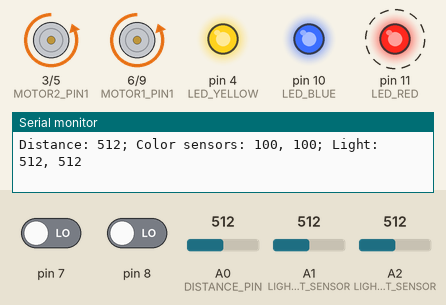
Recording of a sketch running on a simulated Arduino Uno, built with avr-gcc and run on an emulated ATmega328P. On the bench: motor-driver pin pairs drawn as motors (green arrow = first pin HIGH = forward, orange = second pin HIGH = backward, longer = more drive), output pins drawn as LEDs (lit = HIGH), the last lines printed to the serial monitor. Dashed ring = blinking. The test bench sets the inputs (shaded band); at power-on: pin 7 LOW, pin 8 LOW, A0 (DISTANCE_PIN) = 512, A1 (LIGHT_LEFT_SENSOR) = 512, A2 (LIGHT_RIGHT_SENSOR) = 512. Random numbers use the default seed unless the sketch sets one.

Above: at 6.2 s.
6.3 s: pin 7 driven HIGH
At 6.9 s:
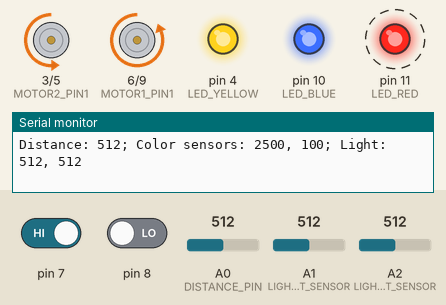
9.3 s: pin 8 driven HIGH
At 10.6 s:
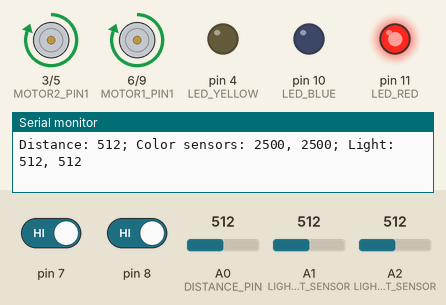
11.3 s: A0 (DISTANCE_PIN) set to 176
13.0 s: A0 (DISTANCE_PIN) set to 160
At 15.3 s:
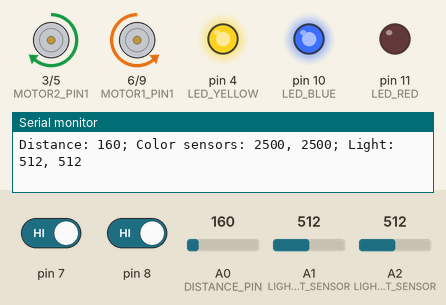
15.6 s: A1 (LIGHT_LEFT_SENSOR) set to 85
18.6 s: A1 (LIGHT_LEFT_SENSOR) set to 73
At 18.83 s:
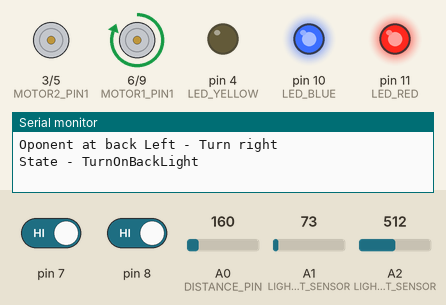
Timing chart, 0 to 22.6 s (numbered marks = the images above; inputs shaded):
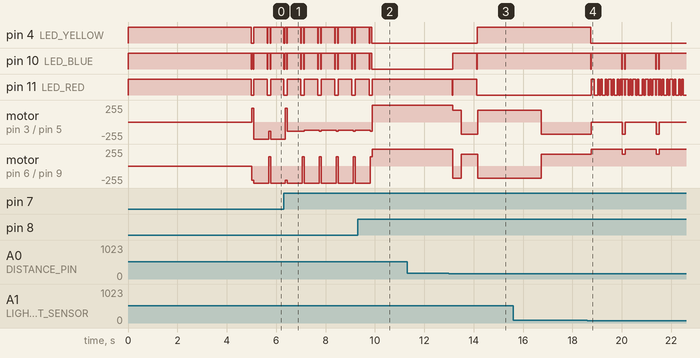

The sketch:

sumo-robot.ino
```cpp
#include <Arduino.h>
#include <FiniteStateMachine.h>
#include <QTRSensors.h>

/*
 *    DEBUGGING helpers. Uncomment to enable their behavior
 */

//#define WITH_DO_NOTHING
//#define NO_WAIT_AT_START
//#define NO_SWITCH_DIRECTION

//#define NO_QUICK_180
//#define NO_GOBACK
#define NO_FORFEIT
//#define NO_MOVING
//#define NO_SWEEP
//#define NO_LIGHT_SENSORS

//#define USE_SMOOTHING

#define LOG_SENSOR_READINGS

#define MAX_SPEED 255
#define ROTATE_SPEED 140
#define CLOSEIN_SPEED 150

#define QUICK_ROTATE_SPEED 210
#define QUICK_ROTATE_TIME 700
#define TURN_180_LIGHT_TIME 1200

#define SWEEP_SPEED 180
#define SWEEP_TIME 300

#define FIGHT_TIME_MILIS 57000 //3 seconds to spare to exit the ring

#define MIN_ATTACK_DISTANCE 300 // inverse proportion
#define MIN_DETECT_DISTANCE 170 // inverse proportion

#define MARGIN_TRESHOLD_L 300 //80 (only white edge)
#define MARGIN_TRESHOLD_R 300 //300 (only white edge)

#define LIGHT_LIMIT_L 80
#define LIGHT_LIMIT_R 80

#define DISTANCE_PIN 0
#define LIGHT_LEFT_SENSOR 1
#define LIGHT_RIGHT_SENSOR 2
#define MOTOR2_PIN1  3
#define MOTOR2_PIN2  5
#define MOTOR1_PIN1  6
#define MOTOR1_PIN2  9

#define NUM_SENSORS   2     // number of sensors used
#define TIMEOUT       2500  // waits for 2500 microseconds for sensor outputs to go low

// sensors are connected to pin 7 digital and 8 digital
QTRSensorsRC qtrrc((unsigned char[]) {
  7, 8
},
NUM_SENSORS, TIMEOUT);

int SpinDirection = 1;
int startedAtMiliseconds;

// Global sensor data

int distance;
unsigned int sensorValues[NUM_SENSORS];
int leftLight;
int rightLight;

#define DISTANCE_SMOOTH_FACTOR 0.75
#define LIGHT_SMOOTH_FACTOR 0.5

int smooth(int data, float filterVal, float smoothedVal);

// Sumo methods forward-declaration
void startMoving(int speedLeft, int speedRight);

// LEDs
#define LED_YELLOW 4
#define LED_BLUE 10
#define LED_RED 11

// FSM Globals

//'callback' is function pointer type, to a void function with one pointer parameter (void func(void*))
typedef void (*callback)(void *);

// when we expect the state to change
unsigned long targetTime = 0;
//what to do when state change should occur
callback pDeferredMethod = NULL;
void *pData = NULL;

// FSM tools Forward-declaration

// Oponent finding states
void startQuick180();
void onQuick180();

void startFindOpponent();
void onFindOponent();

void startSweep();

// Attack & attack preparation states
void startCloseIn();
void onClosingIn();

void startAttack();
void onAttacking();

// Boundaries & special cases
void goBack();
void doNothing();
void forfeit();

// Light-sensor states
void startRamBackwards();
void onRamBackwards();
void start180Turn();
void on180Turn();

bool willSwitchToAttackState();

// State consumption method - just see if we need to move to our new state
void checkTimer();
// Standard deferred action - move to a predetermined state
void timedTransition(void *pData);

void onClosingInExpired(void *pData);

int getBlinkState() { return millis() % 100 < 50 ? HIGH : LOW; }
void clearLEDs() {
  digitalWrite(LED_YELLOW, LOW);
  digitalWrite(LED_BLUE, LOW);
  digitalWrite(LED_RED, LOW);
}

void cleanupTimer() {
  targetTime = 0;
  pDeferredMethod = NULL;
  pData = NULL;

  clearLEDs();
  //Motors don't usually need to be stopped. The next state will issue a new command for them anyway
  //startMoving(0, 0);
}

//initialize states & FSM
State Quick180 = State(startQuick180, onQuick180, cleanupTimer);
State FindOpponent = State(startFindOpponent, onFindOponent, cleanupTimer);
State SweepLeftRight = State(startSweep, onFindOponent, cleanupTimer);

State CloseIn = State(startCloseIn, onClosingIn, cleanupTimer);
State Attack = State(startAttack, onAttacking, cleanupTimer);

State GoBack = State(goBack, checkTimer, cleanupTimer);
State DoNothing = State(doNothing);
State Forfeit = State(forfeit);

State RamBackwards = State(startRamBackwards, onRamBackwards, cleanupTimer);
State TurnOnBackLight = State(start180Turn, on180Turn, cleanupTimer);

#ifdef NO_QUICK_180
  #define START_STATE FindOpponent
#else
  #define START_STATE Quick180
#endif

FSM sumoStateMachine = FSM(START_STATE);

#ifdef NO_SWEEP
  #define LOCK_LOST_STATE FindOpponent
#else
  #define LOCK_LOST_STATE SweepLeftRight
#endif


// FSM state implementation

void scheduleMethodCall(unsigned int timeout, callback method, void *pInitData) {
  targetTime = millis() + timeout;

  pDeferredMethod = method;
  pData = pInitData;
}

void startQuick180() {
  Serial.println("State - Quick180");
  digitalWrite(LED_BLUE, HIGH); //actually will be a blink action

  startMoving(-QUICK_ROTATE_SPEED, QUICK_ROTATE_SPEED);
  //Maybe always switch to FindOponent since we don't really know if he's here or not?
  scheduleMethodCall(QUICK_ROTATE_TIME, timedTransition, &LOCK_LOST_STATE);
}

//Just needed to blink the blue led
void onQuick180() {
  digitalWrite(LED_BLUE, getBlinkState());

  onFindOponent();
}

//callback to reverse the rotation direction
void reverseRotation(void*);

//common implementation for both State init and reverRotation above
void startSpinning() {
   startMoving(-ROTATE_SPEED * SpinDirection, ROTATE_SPEED * SpinDirection);

  //Move differently after a whole rotation
  //TODO: figure out how long it takes to do a full rotation

#ifndef NO_SWITCH_DIRECTION
  scheduleMethodCall(2500, reverseRotation, NULL);
#endif
}

void reverseRotation(void*) {

  SpinDirection = -SpinDirection;
  if (SpinDirection > 0) {
    Serial.println("Reverse spinning - LEFT spin");
  } else {
    Serial.println("Reverse spinning - Right spin");
  }

  startSpinning();
}

void startFindOpponent() {
  Serial.println("State - FindOpponent");
  digitalWrite(LED_YELLOW, HIGH);
  digitalWrite(LED_BLUE, HIGH);

  //Global variable
  SpinDirection = 1; //default - turn to the left (counterclockwise)
  if (random(0, 2) == 0) {
    Serial.println("start find opponent Right state");
    SpinDirection = -1; //right/clockwise
  } else {
    Serial.println("start find opponent Left state");
  }

  startSpinning();
}

void reverseSweep(void *) {

  SpinDirection = -SpinDirection;
  Serial.println("Reverse Sweep - LEFT");

  startMoving(-SWEEP_SPEED * SpinDirection, SWEEP_SPEED * SpinDirection);
  //wait for twice as long so we don't just get back to the origin
  scheduleMethodCall(2*SWEEP_TIME, timedTransition, &FindOpponent);
}

void startSweep() {
  Serial.println("State - Start sweep");
  digitalWrite(LED_RED, HIGH);
  digitalWrite(LED_BLUE, HIGH);

  //start oposite to whatever we were doing before this. Not sure it's helpful
  SpinDirection = -SpinDirection;

  startMoving(-SWEEP_SPEED * SpinDirection, SWEEP_SPEED * SpinDirection);

  scheduleMethodCall(SWEEP_TIME, reverseSweep, NULL);
}

bool willSwitchToAttackState() {
    if (distance >= MIN_ATTACK_DISTANCE) {
    //found the enemy!
    sumoStateMachine.immediateTransitionTo(Attack);
    return true;
  }
  if (distance >= MIN_DETECT_DISTANCE) {
    //found the enemy!
    sumoStateMachine.immediateTransitionTo(CloseIn);
    return true;
  }

  return false;

}

bool willSwitchBasedOnLightLevels() {
#ifdef NO_LIGHT_SENSORS
  return false;
#endif

  if (leftLight < LIGHT_LIMIT_L && rightLight < LIGHT_LIMIT_R) {
    Serial.println("Oponent at back - Ram backward");
    sumoStateMachine.immediateTransitionTo(RamBackwards);
    return true;
  }

  //check each direction - but only if we're not spinning that way already
  if (leftLight < LIGHT_LIMIT_L && !sumoStateMachine.isInState(TurnOnBackLight) && SpinDirection != 1) {
    Serial.println("Oponent at back Left - Turn right");
    SpinDirection = 1;
    sumoStateMachine.immediateTransitionTo(TurnOnBackLight);
    return true;
  }
  if (rightLight < LIGHT_LIMIT_R && !sumoStateMachine.isInState(TurnOnBackLight) && SpinDirection != -1) {
    Serial.println("Oponent at back Right - Turn left");
    SpinDirection = -1;
    sumoStateMachine.immediateTransitionTo(TurnOnBackLight);
    return true;
  }

  return false;
}

void onFindOponent() {

  if (willSwitchToAttackState()) {
    return;
  }

  if (willSwitchBasedOnLightLevels()) {
    return;
  }

  checkTimer(); //don't forget to call this!
}

void startRamBackwards() {
  Serial.println("State - RamBackwards");
  digitalWrite(LED_RED, HIGH);
  digitalWrite(LED_BLUE, HIGH);

  startMoving(-MAX_SPEED, -MAX_SPEED);
}

void onRamBackwards() {
  int blinkSignal = getBlinkState();

  digitalWrite(LED_RED, blinkSignal);
  digitalWrite(LED_BLUE, blinkSignal);

  if (willSwitchToAttackState()) {
    return;
  }

  //Check if we should still be pushing backwards
  if (leftLight > LIGHT_LIMIT_L && rightLight > LIGHT_LIMIT_R) {
    Serial.println("Ram backward - lost completely");
    sumoStateMachine.immediateTransitionTo(Quick180);
    return true;
  }
  //only one sensor might lose it
  if (leftLight > LIGHT_LIMIT_L) {
    Serial.println("Ram backward - lost on Left -> turn right");
    SpinDirection = 1;
    sumoStateMachine.immediateTransitionTo(TurnOnBackLight);
    return true;
  }
  if (rightLight > LIGHT_LIMIT_R) {
    Serial.println("Ram backward - lost on Right -> turn Left");
    SpinDirection = -1;
    sumoStateMachine.immediateTransitionTo(TurnOnBackLight);
    return true;
  }

  checkTimer(); //don't forget to call this!
}


void start180Turn() {
  Serial.println("State - TurnOnBackLight");
  //actually one of the LEDs will blink
  digitalWrite(LED_RED, HIGH);
  digitalWrite(LED_BLUE, HIGH);

  startMoving(SpinDirection > 0 ? MAX_SPEED : 0, SpinDirection > 0 ? 0: MAX_SPEED);

  //TODO: figure out how long it takes to do a full rotation
  scheduleMethodCall(TURN_180_LIGHT_TIME, timedTransition, &LOCK_LOST_STATE);
}

//only needed for the blinking
void on180Turn() {
  if (SpinDirection > 0) {
    digitalWrite(LED_RED, getBlinkState());
  } else {
    digitalWrite(LED_BLUE, getBlinkState());
  }
  onFindOponent();
}

void startCloseIn() {
  Serial.println("State - ClosingIn");
  digitalWrite(LED_BLUE, HIGH);

  startMoving(CLOSEIN_SPEED, CLOSEIN_SPEED);

  //unless something interrupts us, go back to the 'find oponent' states
  scheduleMethodCall(1000, onClosingInExpired, &LOCK_LOST_STATE);
}

void onClosingIn() {
  if (distance >= MIN_ATTACK_DISTANCE) {
    //found the enemy!
    sumoStateMachine.immediateTransitionTo(Attack);
    return;
  }
  //TODO: why is this being triggered?
  /*
  if (distance < MIN_DETECT_DISTANCE) {
    //completely lost the enemy -> start searching again
    Serial.println("Lost enemy");
    sumoStateMachine.immediateTransitionTo(LOCK_LOST_STATE);
    return;
  }
  */
  checkTimer(); //don't forget to call this!
}

void onClosingInExpired(void*) {
  if (distance < MIN_DETECT_DISTANCE) {
    Serial.println("Lost enemy");
    sumoStateMachine.immediateTransitionTo(LOCK_LOST_STATE);
  } else {
    Serial.println("Continue with closein");
    sumoStateMachine.immediateTransitionTo(CloseIn);
  }
}

void startAttack() {
  Serial.println("State - Attack");
  digitalWrite(LED_RED, HIGH);

  startMoving(MAX_SPEED, MAX_SPEED);

  //Ram him for max. 2 second. Then try to find him again
  // OR, just keep on going while we're still locked on
  //Another option would be to back off a bit, then ram again. Maybe the added impulse would buldge it more
  //scheduleMethodCall(2000, timedTransition, &LOCK_LOST_STATE);
}

void onAttacking() {
  if (distance < MIN_DETECT_DISTANCE) {
    //completely lost the enemy -> start searching again
    Serial.println("Attack - lost enemy");
    sumoStateMachine.immediateTransitionTo(LOCK_LOST_STATE);
    return;
  }
  if (distance < MIN_ATTACK_DISTANCE) {
    Serial.println("No longer in attack range");
    //Oponent ran away, but still ahead. Not much to do..
  }
  checkTimer(); //don't forget to call this!

}

void goBack() {
  Serial.println("State - GoBack");
  digitalWrite(LED_YELLOW, HIGH);
  digitalWrite(LED_BLUE, HIGH);
  digitalWrite(LED_RED, HIGH);

  int speedLeft = MAX_SPEED/2;
  int speedRight = MAX_SPEED/2;
  if(sensorValues[0] <= MARGIN_TRESHOLD_L) {
    speedRight = MAX_SPEED;
  }
  if(sensorValues[1] <= MARGIN_TRESHOLD_R) {
    speedLeft = MAX_SPEED;
  }

  startMoving(-speedLeft, -speedRight);

  scheduleMethodCall(500, timedTransition, &FindOpponent);
}

void forfeit() {
  Serial.println("State - Forfeit game");

  int blink = getBlinkState();
  digitalWrite(LED_YELLOW, blink);
  digitalWrite(LED_BLUE, blink);
  digitalWrite(LED_RED, blink);

  startMoving(MAX_SPEED, MAX_SPEED);
}

void doNothing() {
  Serial.println("State - DoNothing");
 #ifdef WITH_DO_NOTHING
  startMoving(0, 0);
  cleanupTimer();
 #else
  sumoStateMachine.immediateTransitionTo(FindOpponent);
 #endif
}

void checkTimer() {
  unsigned long now = millis();
  if (targetTime > 0 && now >= targetTime) {
    if (pDeferredMethod) {
      pDeferredMethod(pData);
    } else {
      Serial.println("No target state");
    }
  }
}

// method is of type 'callback'
void timedTransition(void *pData) {
  if (pData) {
    //Serial.println("Performing transition");
    sumoStateMachine.immediateTransitionTo(*((State *)pData));
  } else {
    Serial.println("No data for timed transition");
  }
}


void setup(){
  Serial.begin(9600);

  pinMode(MOTOR1_PIN1, OUTPUT);
  pinMode(MOTOR1_PIN2, OUTPUT);
  pinMode(MOTOR2_PIN1, OUTPUT);
  pinMode(MOTOR2_PIN2, OUTPUT);

  pinMode(LED_YELLOW, OUTPUT);
  pinMode(LED_BLUE, OUTPUT);
  pinMode(LED_RED, OUTPUT);

  //random number generator init
  randomSeed(analogRead(0));

  digitalWrite(LED_YELLOW, HIGH);
  digitalWrite(LED_BLUE, HIGH);
  digitalWrite(LED_RED, HIGH);

  startedAtMiliseconds = millis();

#ifndef NO_WAIT_AT_START
  Serial.println("Starting countdown");
  delay(5000);
#endif

  Serial.println("Start!");

  clearLEDs();
}

void loop(){
  // From tests: 6ms between loop execution
  //Serial.println(millis());

  //Read all sensors
  int rawDistance = analogRead(DISTANCE_PIN);
  int rawLeftLight = analogRead(LIGHT_LEFT_SENSOR);
  int rawRightLight = analogRead(LIGHT_RIGHT_SENSOR);

#ifdef USE_SMOOTHING
  distance = smooth(distance, DISTANCE_SMOOTH_FACTOR, rawDistance);

  leftLight = smooth(leftLight, LIGHT_SMOOTH_FACTOR, rawLeftLight);
  rightLight = smooth(rightLight, LIGHT_SMOOTH_FACTOR, rawRightLight);
#else
  distance = rawDistance;
  leftLight = rawLeftLight;
  rightLight = rawRightLight;
#endif


  qtrrc.read(sensorValues);

#ifdef LOG_SENSOR_READINGS
  Serial.print("Distance: ");
  Serial.print(distance);
  Serial.print("; Color sensors: ");
  Serial.print(sensorValues[0]);
  Serial.print(", ");
  Serial.print(sensorValues[1]);
  Serial.print("; Light:  ");
  Serial.print(leftLight);
  Serial.print(", ");
  Serial.print(rightLight);

  Serial.println("");
#endif

#ifndef NO_GOBACK
  //global condition, will break out of any state
  if (sensorValues[0] <= MARGIN_TRESHOLD_L || sensorValues[1] <= MARGIN_TRESHOLD_R) {
    //action will really be executed in the .update() call below
    sumoStateMachine.transitionTo(GoBack);
  }
#endif

#ifndef NO_FORFEIT
  //global condition, will break out of any state
  if (startedAtMiliseconds + FIGHT_TIME_MILIS < millis()) {
    //action will really be executed in the .update() call below.
    // This should override previous transition
    sumoStateMachine.transitionTo(Forfeit);
  }
#endif

  sumoStateMachine.update();
}


void startMoving(int speedLeft, int speedRight) {
#ifdef NO_MOVING
  return;
 #endif

  if (speedLeft > 0) {
    analogWrite(MOTOR1_PIN1, speedLeft);
    analogWrite(MOTOR1_PIN2, 0);
  }  else {
    analogWrite(MOTOR1_PIN1, 0);
    analogWrite(MOTOR1_PIN2, -speedLeft);
  }

  if (speedRight > 0) {
    analogWrite(MOTOR2_PIN1, speedRight);
    analogWrite(MOTOR2_PIN2, 0);
  } else {
    analogWrite(MOTOR2_PIN1, 0);
    analogWrite(MOTOR2_PIN2, -speedRight);
  }
}

int smooth(int data, float filterVal, float smoothedVal) {
/*
  if (filterVal > 1){      // check to make sure param's are within range
    filterVal = .99;
  }
  else if (filterVal <= 0){
    filterVal = 0;
  }
*/
  smoothedVal = (data * (1 - filterVal)) + (smoothedVal  *  filterVal);

  return (int)smoothedVal;
}
```

Measured:
- the behaviour switches between 170 and 169 on A0 (DISTANCE_PIN) (found by bisection; images 2 and 3)
- the behaviour switches between 80 and 79 on A1 (LIGHT_LEFT_SENSOR) (found by bisection; images 3 and 4)
- after the input at 13.0 s, pin 4 (LED_YELLOW): LOW → HIGH after 1.1 s; pin 10 (LED_BLUE): LOW → HIGH after 0.16 s, → LOW 0.96 s later, → HIGH 0.02 s later
- after the input at 18.6 s, pin 4 (LED_YELLOW): HIGH → LOW after 0.14 s; pin 10 (LED_BLUE): HIGH → LOW after 0.14 s, then repeats every 1.4 s: HIGH 1.2 s, LOW 0.02 s, HIGH 0.10 s, LOW 0.03 s; pin 11 (LED_RED): LOW → HIGH after 0.17 s, then moves between LOW and HIGH, repeating every 1.3 s
- by itself, pin 4 (LED_YELLOW), pin 10 (LED_BLUE): repeats every 0.69 s: HIGH 0.09 s, LOW 0.02 s, HIGH 0.55 s, LOW 0.02 s
- by itself, pin 11 (LED_RED): alternates HIGH for 0.55 s and LOW for 0.14 s
- by itself, motor on pin 6 (MOTOR1_PIN1) / pin 9 (MOTOR1_PIN2): repeats every 0.69 s: backward 255/255 0.61 s, forward 140/255 0.08 s
